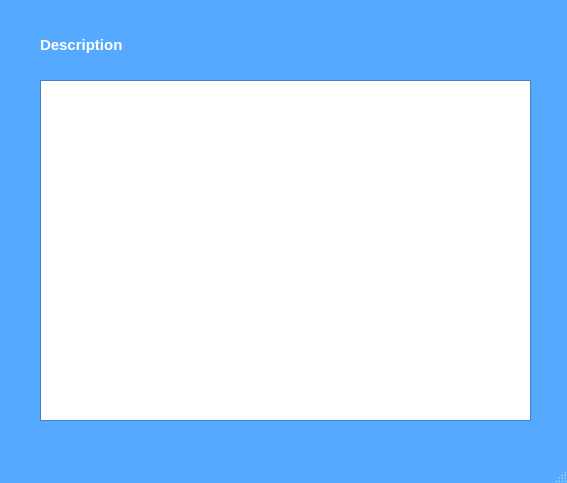
<?xml version="1.0" encoding="UTF-8"?>
<ui version="4.0">
 <class>MainWindow</class>
 <widget class="QMainWindow" name="MainWindow">
  <property name="geometry">
   <rect>
    <x>0</x>
    <y>0</y>
    <width>567</width>
    <height>483</height>
   </rect>
  </property>
  <property name="palette">
   <palette>
    <active>
     <colorrole role="WindowText">
      <brush brushstyle="SolidPattern">
       <color alpha="255">
        <red>0</red>
        <green>0</green>
        <blue>0</blue>
       </color>
      </brush>
     </colorrole>
     <colorrole role="Button">
      <brush brushstyle="SolidPattern">
       <color alpha="255">
        <red>85</red>
        <green>170</green>
        <blue>255</blue>
       </color>
      </brush>
     </colorrole>
     <colorrole role="Light">
      <brush brushstyle="SolidPattern">
       <color alpha="255">
        <red>213</red>
        <green>234</green>
        <blue>255</blue>
       </color>
      </brush>
     </colorrole>
     <colorrole role="Midlight">
      <brush brushstyle="SolidPattern">
       <color alpha="255">
        <red>149</red>
        <green>202</green>
        <blue>255</blue>
       </color>
      </brush>
     </colorrole>
     <colorrole role="Dark">
      <brush brushstyle="SolidPattern">
       <color alpha="255">
        <red>42</red>
        <green>85</green>
        <blue>127</blue>
       </color>
      </brush>
     </colorrole>
     <colorrole role="Mid">
      <brush brushstyle="SolidPattern">
       <color alpha="255">
        <red>56</red>
        <green>113</green>
        <blue>170</blue>
       </color>
      </brush>
     </colorrole>
     <colorrole role="Text">
      <brush brushstyle="SolidPattern">
       <color alpha="255">
        <red>0</red>
        <green>0</green>
        <blue>0</blue>
       </color>
      </brush>
     </colorrole>
     <colorrole role="BrightText">
      <brush brushstyle="SolidPattern">
       <color alpha="255">
        <red>255</red>
        <green>255</green>
        <blue>255</blue>
       </color>
      </brush>
     </colorrole>
     <colorrole role="ButtonText">
      <brush brushstyle="SolidPattern">
       <color alpha="255">
        <red>0</red>
        <green>0</green>
        <blue>0</blue>
       </color>
      </brush>
     </colorrole>
     <colorrole role="Base">
      <brush brushstyle="SolidPattern">
       <color alpha="255">
        <red>255</red>
        <green>255</green>
        <blue>255</blue>
       </color>
      </brush>
     </colorrole>
     <colorrole role="Window">
      <brush brushstyle="SolidPattern">
       <color alpha="255">
        <red>85</red>
        <green>170</green>
        <blue>255</blue>
       </color>
      </brush>
     </colorrole>
     <colorrole role="Shadow">
      <brush brushstyle="SolidPattern">
       <color alpha="255">
        <red>0</red>
        <green>0</green>
        <blue>0</blue>
       </color>
      </brush>
     </colorrole>
     <colorrole role="AlternateBase">
      <brush brushstyle="SolidPattern">
       <color alpha="255">
        <red>170</red>
        <green>212</green>
        <blue>255</blue>
       </color>
      </brush>
     </colorrole>
     <colorrole role="ToolTipBase">
      <brush brushstyle="SolidPattern">
       <color alpha="255">
        <red>255</red>
        <green>255</green>
        <blue>220</blue>
       </color>
      </brush>
     </colorrole>
     <colorrole role="ToolTipText">
      <brush brushstyle="SolidPattern">
       <color alpha="255">
        <red>0</red>
        <green>0</green>
        <blue>0</blue>
       </color>
      </brush>
     </colorrole>
    </active>
    <inactive>
     <colorrole role="WindowText">
      <brush brushstyle="SolidPattern">
       <color alpha="255">
        <red>0</red>
        <green>0</green>
        <blue>0</blue>
       </color>
      </brush>
     </colorrole>
     <colorrole role="Button">
      <brush brushstyle="SolidPattern">
       <color alpha="255">
        <red>85</red>
        <green>170</green>
        <blue>255</blue>
       </color>
      </brush>
     </colorrole>
     <colorrole role="Light">
      <brush brushstyle="SolidPattern">
       <color alpha="255">
        <red>213</red>
        <green>234</green>
        <blue>255</blue>
       </color>
      </brush>
     </colorrole>
     <colorrole role="Midlight">
      <brush brushstyle="SolidPattern">
       <color alpha="255">
        <red>149</red>
        <green>202</green>
        <blue>255</blue>
       </color>
      </brush>
     </colorrole>
     <colorrole role="Dark">
      <brush brushstyle="SolidPattern">
       <color alpha="255">
        <red>42</red>
        <green>85</green>
        <blue>127</blue>
       </color>
      </brush>
     </colorrole>
     <colorrole role="Mid">
      <brush brushstyle="SolidPattern">
       <color alpha="255">
        <red>56</red>
        <green>113</green>
        <blue>170</blue>
       </color>
      </brush>
     </colorrole>
     <colorrole role="Text">
      <brush brushstyle="SolidPattern">
       <color alpha="255">
        <red>0</red>
        <green>0</green>
        <blue>0</blue>
       </color>
      </brush>
     </colorrole>
     <colorrole role="BrightText">
      <brush brushstyle="SolidPattern">
       <color alpha="255">
        <red>255</red>
        <green>255</green>
        <blue>255</blue>
       </color>
      </brush>
     </colorrole>
     <colorrole role="ButtonText">
      <brush brushstyle="SolidPattern">
       <color alpha="255">
        <red>0</red>
        <green>0</green>
        <blue>0</blue>
       </color>
      </brush>
     </colorrole>
     <colorrole role="Base">
      <brush brushstyle="SolidPattern">
       <color alpha="255">
        <red>255</red>
        <green>255</green>
        <blue>255</blue>
       </color>
      </brush>
     </colorrole>
     <colorrole role="Window">
      <brush brushstyle="SolidPattern">
       <color alpha="255">
        <red>85</red>
        <green>170</green>
        <blue>255</blue>
       </color>
      </brush>
     </colorrole>
     <colorrole role="Shadow">
      <brush brushstyle="SolidPattern">
       <color alpha="255">
        <red>0</red>
        <green>0</green>
        <blue>0</blue>
       </color>
      </brush>
     </colorrole>
     <colorrole role="AlternateBase">
      <brush brushstyle="SolidPattern">
       <color alpha="255">
        <red>170</red>
        <green>212</green>
        <blue>255</blue>
       </color>
      </brush>
     </colorrole>
     <colorrole role="ToolTipBase">
      <brush brushstyle="SolidPattern">
       <color alpha="255">
        <red>255</red>
        <green>255</green>
        <blue>220</blue>
       </color>
      </brush>
     </colorrole>
     <colorrole role="ToolTipText">
      <brush brushstyle="SolidPattern">
       <color alpha="255">
        <red>0</red>
        <green>0</green>
        <blue>0</blue>
       </color>
      </brush>
     </colorrole>
    </inactive>
    <disabled>
     <colorrole role="WindowText">
      <brush brushstyle="SolidPattern">
       <color alpha="255">
        <red>42</red>
        <green>85</green>
        <blue>127</blue>
       </color>
      </brush>
     </colorrole>
     <colorrole role="Button">
      <brush brushstyle="SolidPattern">
       <color alpha="255">
        <red>85</red>
        <green>170</green>
        <blue>255</blue>
       </color>
      </brush>
     </colorrole>
     <colorrole role="Light">
      <brush brushstyle="SolidPattern">
       <color alpha="255">
        <red>213</red>
        <green>234</green>
        <blue>255</blue>
       </color>
      </brush>
     </colorrole>
     <colorrole role="Midlight">
      <brush brushstyle="SolidPattern">
       <color alpha="255">
        <red>149</red>
        <green>202</green>
        <blue>255</blue>
       </color>
      </brush>
     </colorrole>
     <colorrole role="Dark">
      <brush brushstyle="SolidPattern">
       <color alpha="255">
        <red>42</red>
        <green>85</green>
        <blue>127</blue>
       </color>
      </brush>
     </colorrole>
     <colorrole role="Mid">
      <brush brushstyle="SolidPattern">
       <color alpha="255">
        <red>56</red>
        <green>113</green>
        <blue>170</blue>
       </color>
      </brush>
     </colorrole>
     <colorrole role="Text">
      <brush brushstyle="SolidPattern">
       <color alpha="255">
        <red>42</red>
        <green>85</green>
        <blue>127</blue>
       </color>
      </brush>
     </colorrole>
     <colorrole role="BrightText">
      <brush brushstyle="SolidPattern">
       <color alpha="255">
        <red>255</red>
        <green>255</green>
        <blue>255</blue>
       </color>
      </brush>
     </colorrole>
     <colorrole role="ButtonText">
      <brush brushstyle="SolidPattern">
       <color alpha="255">
        <red>42</red>
        <green>85</green>
        <blue>127</blue>
       </color>
      </brush>
     </colorrole>
     <colorrole role="Base">
      <brush brushstyle="SolidPattern">
       <color alpha="255">
        <red>85</red>
        <green>170</green>
        <blue>255</blue>
       </color>
      </brush>
     </colorrole>
     <colorrole role="Window">
      <brush brushstyle="SolidPattern">
       <color alpha="255">
        <red>85</red>
        <green>170</green>
        <blue>255</blue>
       </color>
      </brush>
     </colorrole>
     <colorrole role="Shadow">
      <brush brushstyle="SolidPattern">
       <color alpha="255">
        <red>0</red>
        <green>0</green>
        <blue>0</blue>
       </color>
      </brush>
     </colorrole>
     <colorrole role="AlternateBase">
      <brush brushstyle="SolidPattern">
       <color alpha="255">
        <red>85</red>
        <green>170</green>
        <blue>255</blue>
       </color>
      </brush>
     </colorrole>
     <colorrole role="ToolTipBase">
      <brush brushstyle="SolidPattern">
       <color alpha="255">
        <red>255</red>
        <green>255</green>
        <blue>220</blue>
       </color>
      </brush>
     </colorrole>
     <colorrole role="ToolTipText">
      <brush brushstyle="SolidPattern">
       <color alpha="255">
        <red>0</red>
        <green>0</green>
        <blue>0</blue>
       </color>
      </brush>
     </colorrole>
    </disabled>
   </palette>
  </property>
  <property name="windowTitle">
   <string>MainWindow</string>
  </property>
  <widget class="QWidget" name="centralwidget">
   <widget class="QLabel" name="label">
    <property name="geometry">
     <rect>
      <x>40</x>
      <y>30</y>
      <width>221</width>
      <height>31</height>
     </rect>
    </property>
    <property name="text">
     <string>&lt;html&gt;&lt;head/&gt;&lt;body&gt;&lt;p&gt;&lt;span style=&quot; font-size:11pt; font-weight:600; color:#ffffff;&quot;&gt;Description&lt;/span&gt;&lt;/p&gt;&lt;/body&gt;&lt;/html&gt;</string>
    </property>
   </widget>
   <widget class="QTableWidget" name="tableView">
    <property name="geometry">
     <rect>
      <x>40</x>
      <y>80</y>
      <width>491</width>
      <height>341</height>
     </rect>
    </property>
   </widget>
  </widget>
  <widget class="QMenuBar" name="menubar">
   <property name="geometry">
    <rect>
     <x>0</x>
     <y>0</y>
     <width>567</width>
     <height>21</height>
    </rect>
   </property>
  </widget>
  <widget class="QStatusBar" name="statusbar"/>
 </widget>
 <resources/>
 <connections/>
</ui>
